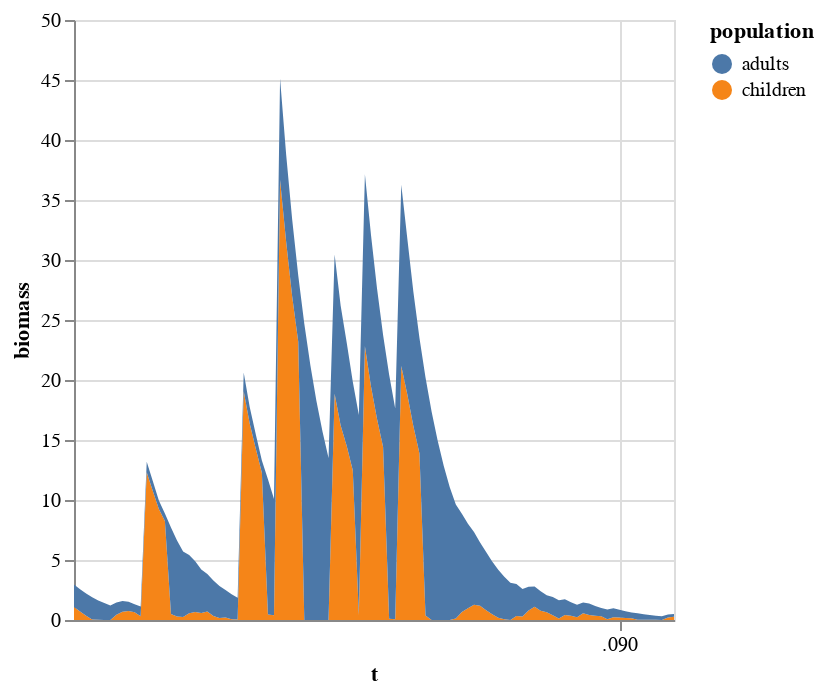

The notebook cell saved with this chart:
### Code cell
import altair as alt

triv_population = prepare_for_altair(trivial_ep)

triv_population_short = triv_population[triv_population.t < 100]
# triv_population_short.head()
alt.Chart(triv_population_short).mark_area().encode(
    x="t:T",
    y="biomass:Q",
    color="population:N"
)

### Figure 1 — Vega-Lite specification as saved in the notebook (floating-point values rounded to 4 significant figures; data arrays with more than 128 entries replaced by an {"elided": "..."} marker saying what was removed)
{"config": {"view": {"continuousWidth": 300, "continuousHeight": 300}}, "data": {"name": "data-1fd625b0e434b9ab1affc04c40552836"}, "mark": {"type": "area"}, "encoding": {"color": {"field": "population", "type": "nominal"}, "x": {"field": "t", "type": "temporal"}, "y": {"field": "biomass", "type": "quantitative"}}, "$schema": "https://vega.github.io/schema/vega-lite/v5.17.0.json", "datasets": {"data-1fd625b0e434b9ab1affc04c40552836": {"elided": "200 records"}}}
